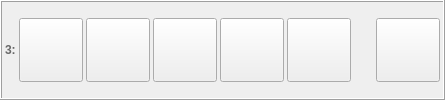
     <widget class="QFrame" name="horizontalFrame_3">
      <property name="enabled">
       <bool>true</bool>
      </property>
      <property name="sizePolicy">
       <sizepolicy hsizetype="Expanding" vsizetype="Expanding">
        <horstretch>0</horstretch>
        <verstretch>0</verstretch>
       </sizepolicy>
      </property>
      <property name="minimumSize">
       <size>
        <width>330</width>
        <height>0</height>
       </size>
      </property>
      <property name="contextMenuPolicy">
       <enum>Qt::ActionsContextMenu</enum>
      </property>
      <property name="autoFillBackground">
       <bool>false</bool>
      </property>
      <property name="frameShape">
       <enum>QFrame::Box</enum>
      </property>
      <property name="frameShadow">
       <enum>QFrame::Raised</enum>
      </property>
      <layout class="QHBoxLayout" name="horizontalLayout_3">
       <property name="spacing">
        <number>3</number>
       </property>
       <property name="leftMargin">
        <number>3</number>
       </property>
       <property name="topMargin">
        <number>3</number>
       </property>
       <property name="rightMargin">
        <number>3</number>
       </property>
       <property name="bottomMargin">
        <number>3</number>
       </property>
       <item>
        <widget class="QLabel" name="label_7">
         <property name="enabled">
          <bool>true</bool>
         </property>
         <property name="sizePolicy">
          <sizepolicy hsizetype="Fixed" vsizetype="Fixed">
           <horstretch>0</horstretch>
           <verstretch>0</verstretch>
          </sizepolicy>
         </property>
         <property name="palette">
          <palette>
           <active>
            <colorrole role="WindowText">
             <brush brushstyle="SolidPattern">
              <color alpha="255">
               <red>104</red>
               <green>104</green>
               <blue>104</blue>
              </color>
             </brush>
            </colorrole>
           </active>
           <inactive>
            <colorrole role="WindowText">
             <brush brushstyle="SolidPattern">
              <color alpha="255">
               <red>104</red>
               <green>104</green>
               <blue>104</blue>
              </color>
             </brush>
            </colorrole>
           </inactive>
           <disabled>
            <colorrole role="WindowText">
             <brush brushstyle="SolidPattern">
              <color alpha="255">
               <red>120</red>
               <green>120</green>
               <blue>120</blue>
              </color>
             </brush>
            </colorrole>
           </disabled>
          </palette>
         </property>
         <property name="font">
          <font>
           <weight>75</weight>
           <bold>true</bold>
          </font>
         </property>
         <property name="text">
          <string>3:</string>
         </property>
         <property name="margin">
          <number>5</number>
         </property>
        </widget>
       </item>
       <item>
        <widget class="QToolButton" name="buttonMountDisk_3">
         <property name="enabled">
          <bool>true</bool>
         </property>
         <property name="minimumSize">
          <size>
           <width>64</width>
           <height>64</height>
          </size>
         </property>
         <property name="maximumSize">
          <size>
           <width>64</width>
           <height>64</height>
          </size>
         </property>
         <property name="iconSize">
          <size>
           <width>48</width>
           <height>48</height>
          </size>
         </property>
        </widget>
       </item>
       <item>
        <widget class="QToolButton" name="buttonMountFolder_3">
         <property name="enabled">
          <bool>true</bool>
         </property>
         <property name="minimumSize">
          <size>
           <width>64</width>
           <height>64</height>
          </size>
         </property>
         <property name="maximumSize">
          <size>
           <width>64</width>
           <height>64</height>
          </size>
         </property>
         <property name="iconSize">
          <size>
           <width>48</width>
           <height>48</height>
          </size>
         </property>
        </widget>
       </item>
       <item>
        <widget class="QToolButton" name="buttonSave_3">
         <property name="enabled">
          <bool>true</bool>
         </property>
         <property name="minimumSize">
          <size>
           <width>64</width>
           <height>64</height>
          </size>
         </property>
         <property name="maximumSize">
          <size>
           <width>64</width>
           <height>64</height>
          </size>
         </property>
         <property name="iconSize">
          <size>
           <width>48</width>
           <height>48</height>
          </size>
         </property>
         <property name="checkable">
          <bool>true</bool>
         </property>
        </widget>
       </item>
       <item>
        <widget class="QToolButton" name="autoSave_3">
         <property name="enabled">
          <bool>true</bool>
         </property>
         <property name="minimumSize">
          <size>
           <width>64</width>
           <height>64</height>
          </size>
         </property>
         <property name="maximumSize">
          <size>
           <width>64</width>
           <height>64</height>
          </size>
         </property>
         <property name="text">
          <string/>
         </property>
         <property name="iconSize">
          <size>
           <width>48</width>
           <height>48</height>
          </size>
         </property>
         <property name="checkable">
          <bool>false</bool>
         </property>
        </widget>
       </item>
       <item>
        <widget class="QToolButton" name="buttonEditDisk_3">
         <property name="enabled">
          <bool>true</bool>
         </property>
         <property name="minimumSize">
          <size>
           <width>64</width>
           <height>64</height>
          </size>
         </property>
         <property name="maximumSize">
          <size>
           <width>64</width>
           <height>64</height>
          </size>
         </property>
         <property name="iconSize">
          <size>
           <width>48</width>
           <height>48</height>
          </size>
         </property>
         <property name="checkable">
          <bool>false</bool>
         </property>
        </widget>
       </item>
       <item>
        <layout class="QVBoxLayout" name="verticalLayout_3">
         <property name="spacing">
          <number>0</number>
         </property>
         <property name="leftMargin">
          <number>5</number>
         </property>
         <property name="rightMargin">
          <number>5</number>
         </property>
         <item>
          <widget class="QLabel" name="labelFileName_3">
           <property name="enabled">
            <bool>true</bool>
           </property>
           <property name="sizePolicy">
            <sizepolicy hsizetype="Ignored" vsizetype="Fixed">
             <horstretch>0</horstretch>
             <verstretch>0</verstretch>
            </sizepolicy>
           </property>
           <property name="font">
            <font>
             <family>MS Shell Dlg 2</family>
             <pointsize>12</pointsize>
             <weight>50</weight>
             <italic>false</italic>
             <bold>false</bold>
            </font>
           </property>
           <property name="autoFillBackground">
            <bool>false</bool>
           </property>
           <property name="text">
            <string/>
           </property>
           <property name="textFormat">
            <enum>Qt::PlainText</enum>
           </property>
           <property name="wordWrap">
            <bool>false</bool>
           </property>
          </widget>
         </item>
         <item>
          <widget class="QLabel" name="labelImageProperties_3">
           <property name="enabled">
            <bool>true</bool>
           </property>
           <property name="sizePolicy">
            <sizepolicy hsizetype="Preferred" vsizetype="Fixed">
             <horstretch>0</horstretch>
             <verstretch>0</verstretch>
            </sizepolicy>
           </property>
           <property name="palette">
            <palette>
             <active>
              <colorrole role="WindowText">
               <brush brushstyle="SolidPattern">
                <color alpha="255">
                 <red>128</red>
                 <green>128</green>
                 <blue>128</blue>
                </color>
               </brush>
              </colorrole>
              <colorrole role="Mid">
               <brush brushstyle="SolidPattern">
                <color alpha="255">
                 <red>157</red>
                 <green>155</green>
                 <blue>144</blue>
                </color>
               </brush>
              </colorrole>
             </active>
             <inactive>
              <colorrole role="WindowText">
               <brush brushstyle="SolidPattern">
                <color alpha="255">
                 <red>128</red>
                 <green>128</green>
                 <blue>128</blue>
                </color>
               </brush>
              </colorrole>
              <colorrole role="Mid">
               <brush brushstyle="SolidPattern">
                <color alpha="255">
                 <red>157</red>
                 <green>155</green>
                 <blue>144</blue>
                </color>
               </brush>
              </colorrole>
             </inactive>
             <disabled>
              <colorrole role="WindowText">
               <brush brushstyle="SolidPattern">
                <color alpha="255">
                 <red>118</red>
                 <green>116</green>
                 <blue>108</blue>
                </color>
               </brush>
              </colorrole>
              <colorrole role="Mid">
               <brush brushstyle="SolidPattern">
                <color alpha="255">
                 <red>157</red>
                 <green>155</green>
                 <blue>144</blue>
                </color>
               </brush>
              </colorrole>
             </disabled>
            </palette>
           </property>
           <property name="font">
            <font>
             <pointsize>12</pointsize>
            </font>
           </property>
           <property name="textFormat">
            <enum>Qt::PlainText</enum>
           </property>
           <property name="alignment">
            <set>Qt::AlignLeading|Qt::AlignLeft|Qt::AlignVCenter</set>
           </property>
           <property name="wordWrap">
            <bool>false</bool>
           </property>
          </widget>
         </item>
        </layout>
       </item>
       <item>
        <widget class="QToolButton" name="buttonEject_3">
         <property name="enabled">
          <bool>true</bool>
         </property>
         <property name="minimumSize">
          <size>
           <width>64</width>
           <height>64</height>
          </size>
         </property>
         <property name="maximumSize">
          <size>
           <width>64</width>
           <height>64</height>
          </size>
         </property>
         <property name="iconSize">
          <size>
           <width>64</width>
           <height>64</height>
          </size>
         </property>
        </widget>
       </item>
      </layout>
     </widget>
